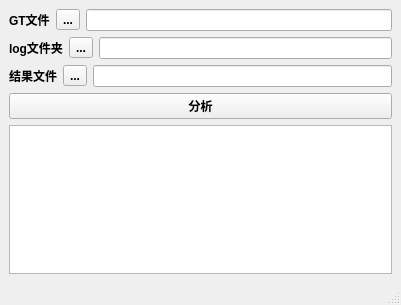
<?xml version="1.0" encoding="UTF-8"?>
<ui version="4.0">
 <class>Child_log_analysis</class>
 <widget class="QMainWindow" name="Child_log_analysis">
  <property name="geometry">
   <rect>
    <x>0</x>
    <y>0</y>
    <width>401</width>
    <height>305</height>
   </rect>
  </property>
  <property name="sizePolicy">
   <sizepolicy hsizetype="Fixed" vsizetype="Preferred">
    <horstretch>0</horstretch>
    <verstretch>0</verstretch>
   </sizepolicy>
  </property>
  <property name="font">
   <font>
    <weight>75</weight>
    <bold>true</bold>
   </font>
  </property>
  <property name="windowTitle">
   <string>MainWindow</string>
  </property>
  <widget class="QWidget" name="centralwidget">
   <layout class="QVBoxLayout" name="verticalLayout_3">
    <item>
     <layout class="QVBoxLayout" name="verticalLayout_2">
      <item>
       <layout class="QVBoxLayout" name="verticalLayout">
        <item>
         <layout class="QHBoxLayout" name="horizontalLayout">
          <item>
           <widget class="QLabel" name="label">
            <property name="text">
             <string>GT文件</string>
            </property>
           </widget>
          </item>
          <item>
           <widget class="QToolButton" name="toolButton_gt_csv">
            <property name="text">
             <string>...</string>
            </property>
           </widget>
          </item>
          <item>
           <widget class="QLineEdit" name="lineEdit_gt"/>
          </item>
         </layout>
        </item>
        <item>
         <layout class="QHBoxLayout" name="horizontalLayout_2">
          <item>
           <widget class="QLabel" name="label_2">
            <property name="text">
             <string>log文件夹</string>
            </property>
           </widget>
          </item>
          <item>
           <widget class="QToolButton" name="toolButton_log_folder">
            <property name="text">
             <string>...</string>
            </property>
           </widget>
          </item>
          <item>
           <widget class="QLineEdit" name="lineEdit_log_folder"/>
          </item>
         </layout>
        </item>
        <item>
         <layout class="QHBoxLayout" name="horizontalLayout_3">
          <item>
           <widget class="QLabel" name="label_3">
            <property name="text">
             <string>结果文件</string>
            </property>
           </widget>
          </item>
          <item>
           <widget class="QToolButton" name="toolButton_result_csv">
            <property name="text">
             <string>...</string>
            </property>
           </widget>
          </item>
          <item>
           <widget class="QLineEdit" name="lineEdit_result"/>
          </item>
         </layout>
        </item>
       </layout>
      </item>
      <item>
       <widget class="QPushButton" name="pushButton_log_analysis">
        <property name="text">
         <string>分析</string>
        </property>
       </widget>
      </item>
      <item>
       <widget class="QTextBrowser" name="textBrowser"/>
      </item>
     </layout>
    </item>
   </layout>
  </widget>
  <widget class="QStatusBar" name="statusbar"/>
 </widget>
 <resources/>
 <connections/>
</ui>
